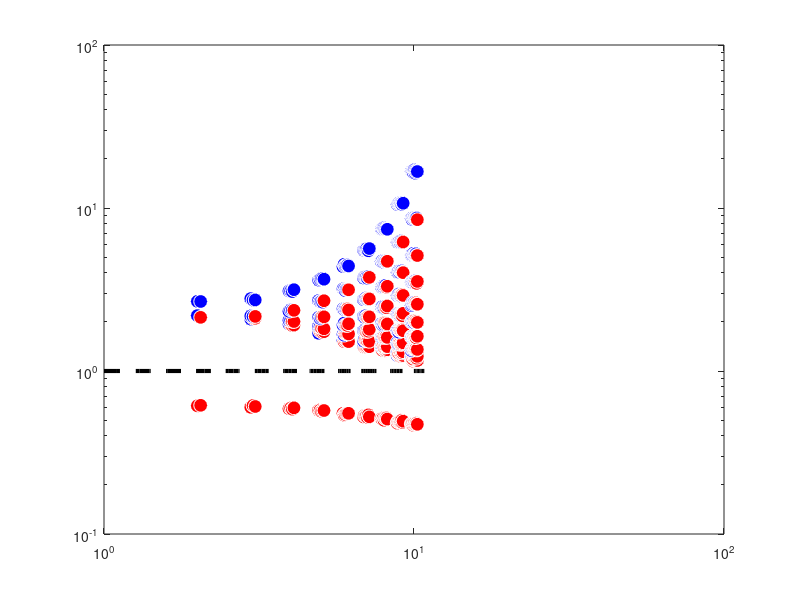
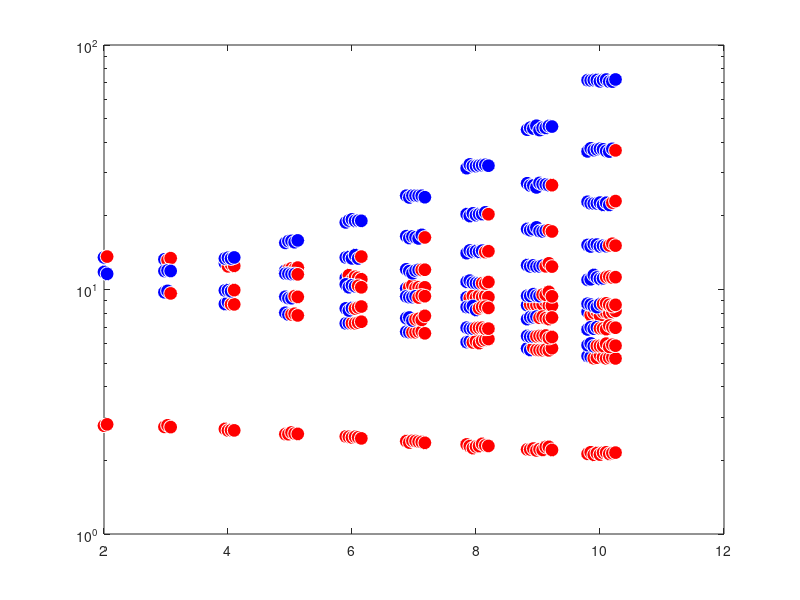
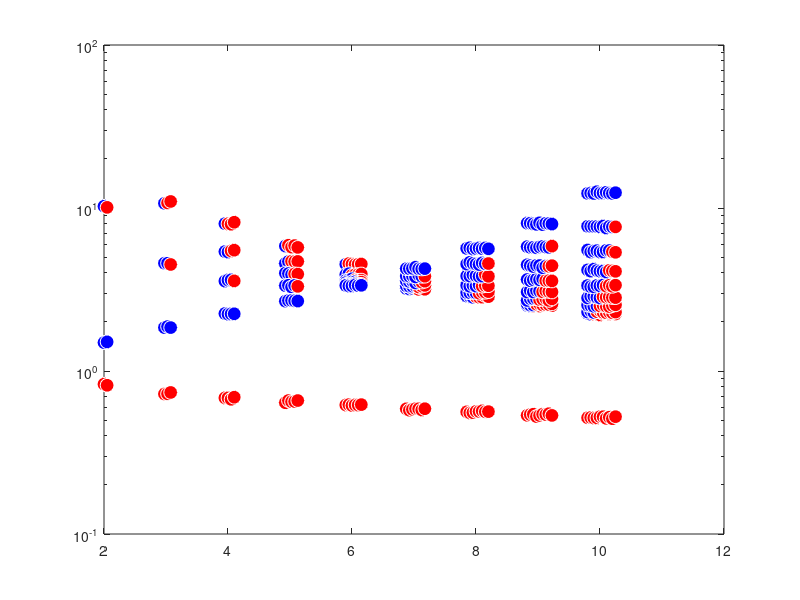

The MATLAB script that drew these images, in order: (Note: this script raises an error after producing the figures.)
clear all; close all; clc

A = load('saveMs1B.mat');
B = load('saveMs2B.mat');
C = load('saveMs3B.mat');
A = A.Ms1;
B = B.Ms2;
C = C.Ms3;

for i = 2:10
    for j = 1:i+1
        for u = 1:i
            if u<j
                figure(1)
                X = A(i,j)*(1+0.01*randn);
                semilogy(i+0.05*(u-0.5*i),X,'.b','MarkerSize',30); hold on
                semilogy(i+0.05*(u-0.5*i),X,'ow','MarkerSize',10); hold on
                figure(2)
                X = B(i,j)*(1+0.01*randn);
                semilogy(i+0.05*(u-0.5*i),X,'.b','MarkerSize',30); hold on
                semilogy(i+0.05*(u-0.5*i),X,'ow','MarkerSize',10); hold on
                figure(3)
                X = C(i,j)*(1+0.01*randn);
                semilogy(i+0.05*(u-0.5*i),X,'.b','MarkerSize',30); hold on
                semilogy(i+0.05*(u-0.5*i),X,'ow','MarkerSize',10); hold on
            else
                figure(1)
                X = A(i,j)*(1+0.01*randn);
                semilogy(i+0.05*(u-0.5*i),X,'.r','MarkerSize',30); hold on
                semilogy(i+0.05*(u-0.5*i),X,'ow','MarkerSize',10); hold on
                figure(2)
                X = B(i,j)*(1+0.01*randn);
                semilogy(i+0.05*(u-0.5*i),X,'.r','MarkerSize',30); hold on
                semilogy(i+0.05*(u-0.5*i),X,'ow','MarkerSize',10); hold on
                figure(3)
                X = C(i,j)*(1+0.01*randn);
                semilogy(i+0.05*(u-0.5*i),X,'.r','MarkerSize',30); hold on
                semilogy(i+0.05*(u-0.5*i),X,'ow','MarkerSize',10); hold on               
            end
        end
    end
end
figure(1)
loglog(linspace(1,11,100),ones(1,100),'--k','LineWidth',3); goodplot
set (gca,'color','none')
set(gcf,'units','points','position',[100,100,700,500])
figure(2)
loglog(linspace(1,11,100),ones(1,100),'--k','LineWidth',3); goodplot
set (gca,'color','none')
set(gcf,'units','points','position',[100,100,700,500])
figure(3)
loglog(linspace(1,11,100),ones(1,100),'--k','LineWidth',3); goodplot
set (gca,'color','none')
set(gcf,'units','points','position',[100,100,700,500])
